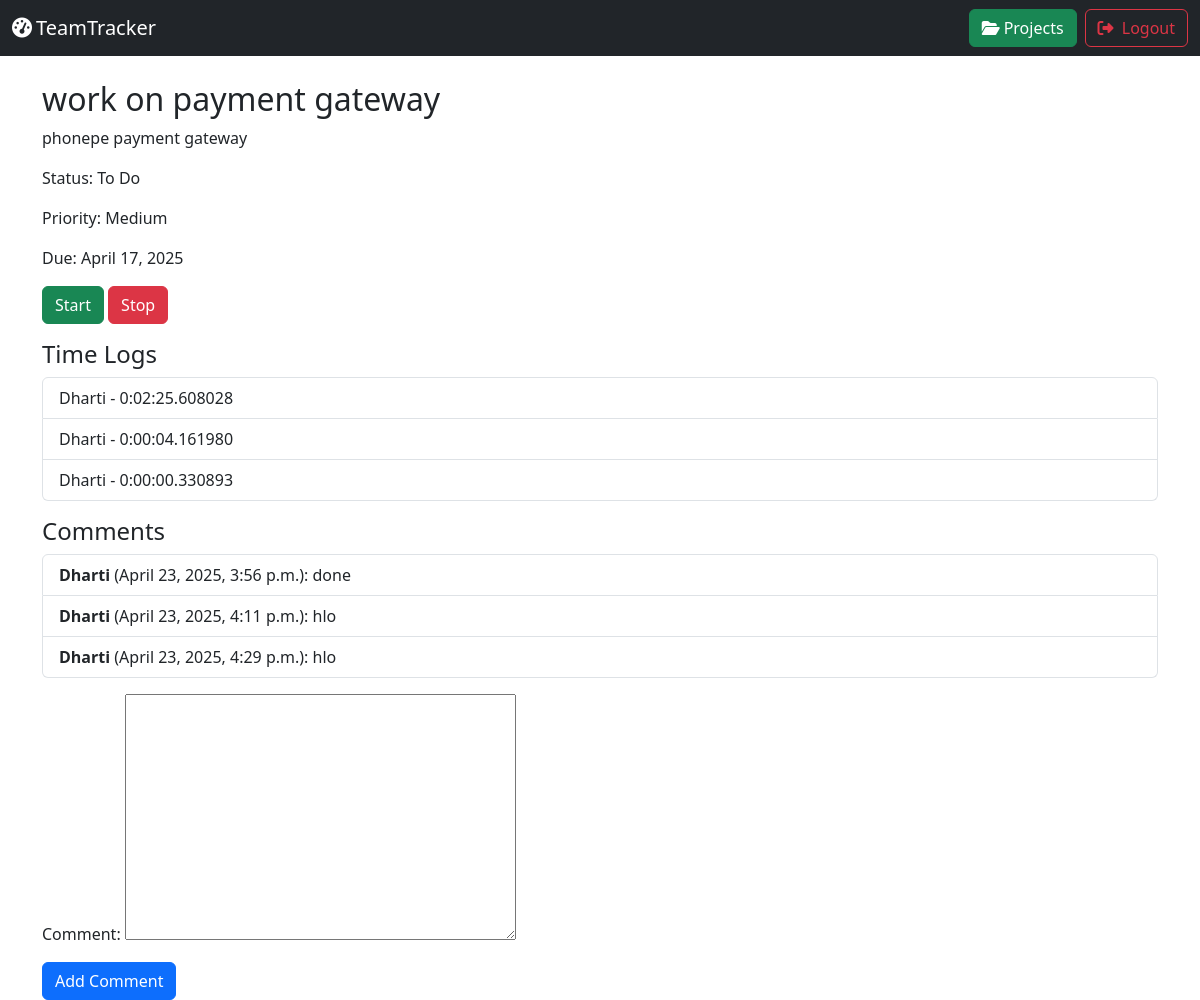
Screenshot of /tasks/2/ (signed in) with the database file from the repository.
### core/models.py (models this page shows, shortened)
class Task(models.Model):
    STATUS_CHOICES = [('todo','To Do'),('inprogress','In Progress'),('done','Done')]
    PRIORITY_CHOICES = [('low','Low'),('medium','Medium'),('high','High')]
    project = models.ForeignKey(Project, on_delete=models.CASCADE)
    title = models.CharField(max_length=200)
    description = models.TextField(blank=True)
    assignee = models.ForeignKey(User, on_delete=models.SET_NULL, null=True, blank=True)
    status = models.CharField(max_length=20, choices=STATUS_CHOICES, default='todo')
    due_date = models.DateField(null=True, blank=True)
    priority = models.CharField(max_length=10, choices=PRIORITY_CHOICES, default='medium')
    tags = models.CharField(max_length=100, blank=True)
    created_at = models.DateTimeField(auto_now_add=True)

class TimeLog(models.Model):
    user = models.ForeignKey(User, on_delete=models.CASCADE)
    task = models.ForeignKey(Task, on_delete=models.CASCADE, related_name='timelogs')
    start_time = models.DateTimeField(default=timezone.now)
    end_time = models.DateTimeField(null=True, blank=True)
    def duration(self):
        return (self.end_time or timezone.now()) - self.start_time

class User(AbstractUser):
    ROLE_CHOICES = (
        ('admin', 'Admin'),
        ('member', 'Member'),
    )
    role = models.CharField(max_length=10, choices=ROLE_CHOICES, default='member')

class TaskComment(models.Model):
    task = models.ForeignKey(Task, on_delete=models.CASCADE, related_name='comments')
    user = models.ForeignKey(User, on_delete=models.CASCADE)
    comment = models.TextField()
    created_at = models.DateTimeField(auto_now_add=True)

### core/views.py (the view, shortened to what this page needs)
# urls.py: path('tasks/<int:pk>/', views.task_detail, name='task_detail'),
@login_required
def task_detail(request, pk):
    task = get_object_or_404(Task, pk=pk)
    if request.user not in task.project.members.all():
        return HttpResponseForbidden()
    comment_form = TaskCommentForm()
    return render(request, 'task_detail.html', {'task': task, 'comment_form': comment_form})

### core/forms.py
class TaskCommentForm(forms.ModelForm):
    class Meta:
        model = TaskComment
        fields = ['comment']

### templates/task_detail.html
{% extends "base.html" %}
{% block content %}
  <h2>{{ task.title }}</h2>
  <p>{{ task.description }}</p>
  <p>Status: {{ task.get_status_display }}</p>
  <p>Priority: {{ task.get_priority_display }}</p>
  <p>Due: {{ task.due_date }}</p>
  <div class="mb-3">
    <a href="{% url 'start_timer' task.pk %}" class="btn btn-success">Start</a>
    <a href="{% url 'stop_timer' task.pk %}" class="btn btn-danger">Stop</a>
  </div>
  <h4>Time Logs</h4>
  <ul class="list-group mb-3">
    {% for log in task.timelogs.all %}
      <li class="list-group-item">{{ log.user.username }} - {{ log.duration }}</li>
    {% endfor %}
  </ul>
  <h4>Comments</h4>
  <ul class="list-group mb-3">
    {% for c in task.comments.all %}<li class="list-group-item"><strong>{{ c.user.username }}</strong> ({{ c.created_at }}): {{ c.comment }}</li>{% endfor %}
  </ul>
  <form method="post">{% csrf_token %}{{ comment_form.as_p }}<button type="submit" class="btn btn-primary">Add Comment</button></form>
{% endblock %}

### templates/base.html (shortened to what this page needs)
<!DOCTYPE html>
<html lang="en">
<head>
  <link
    href="https://cdn.jsdelivr.net/npm/bootstrap@5.3.0/dist/css/bootstrap.min.css"
    rel="stylesheet"
  >
  <link
    href="https://cdnjs.cloudflare.com/ajax/libs/font-awesome/6.4.0/css/all.min.css"
    rel="stylesheet"
  >
</head>
<body>
  <nav class="navbar navbar-expand-lg navbar-dark bg-dark">
    <div class="container-fluid">
      <a class="navbar-brand" href="{% url 'dashboard' %}">
        <i class="fas fa-tachometer-alt me-1"></i>TeamTracker
      </a>
      <div class="collapse navbar-collapse" id="mainNav">
        <ul class="navbar-nav ms-auto align-items-center">
          {% if user.is_authenticated %}
            <li class="nav-item me-2">
              <a
                class="btn btn-success"
                href="{% url 'project_list' %}"
                role="button"
              >
                <i class="fas fa-folder-open me-1"></i>Projects
              </a>
            </li>
            <form method="POST" action="{% url 'logout' %}" class="d-inline">
              <button type="submit" class="btn btn-outline-danger">
                  <i class="fas fa-sign-out-alt me-1"></i> Logout
              </button>
          </form>
          {% endif %}
        </ul>
      </div>
    </div>
  </nav>
  <div class="container mt-4">
    {% block content %}{% endblock %}
  </div>
</body>
</html>

### rows the page displays
Task: title "work on payment gateway", description "phonepe payment gateway", status "To Do", priority "Medium", due_date "April 17, 2025"
TimeLog: user.username "Dharti", duration "0:02:25.608028"
TimeLog: user.username "Dharti", duration "0:00:04.161980"
TimeLog: user.username "Dharti", duration "0:00:00.330893"
TaskComment: user.username "Dharti", created_at "April 23, 2025, 3:56 p.m.", comment "done"
TaskComment: user.username "Dharti", created_at "April 23, 2025, 4:11 p.m.", comment "hlo"
TaskComment: user.username "Dharti", created_at "April 23, 2025, 4:29 p.m.", comment "hlo"
